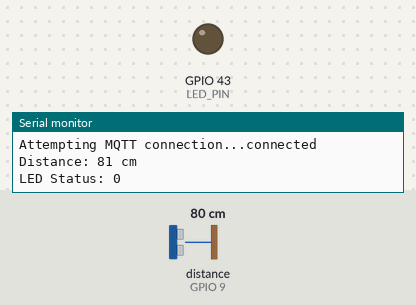
Recording of a sketch running on a simulated ESP32. On the bench: output pins drawn as LEDs (lit = HIGH), the last lines printed to the serial monitor. Inputs (shaded band) come from the test bench; at power-on: distance to the obstacle (sensor on GPIO 9) 80 cm. The echo pulse lasts 58.3 µs per cm; WiFi joins after 1.5 s; servers stay silent unless stated; no MQTT or app messages arrive unless stated.

Above: at 2.7 s.
2.8 s: distance to the obstacle (sensor on GPIO 9) set to 52 cm
5.5 s: distance to the obstacle (sensor on GPIO 9) set to 45 cm
At 6.9 s:
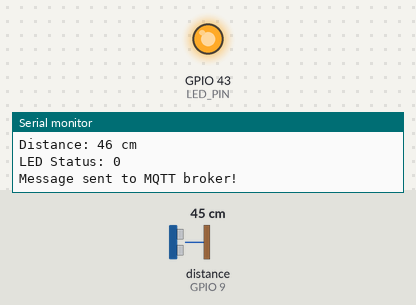
8.2 s: distance to the obstacle (sensor on GPIO 9) set to 60 cm
At 10.2 s:
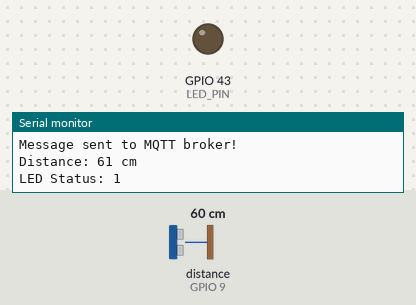
11.0 s: distance to the obstacle (sensor on GPIO 9) set to 2 cm
At 13.0 s:
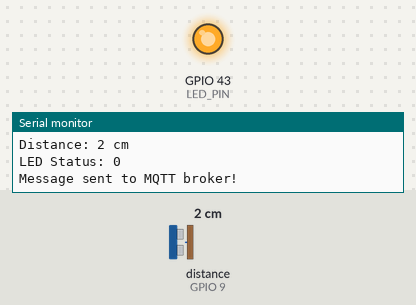
Timing chart, 0 to 14.5 s (numbered marks = the images above; inputs shaded):
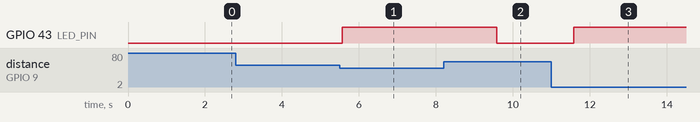

Measured:
- the behaviour switches between 50 and 49 cm on distance to the obstacle (sensor on GPIO 9) (found by bisection; images 0 and 1)
- after the input at 5.5 s, GPIO 43 (LED_PIN): LOW → HIGH after 0.07 s
- after the input at 8.2 s, GPIO 43 (LED_PIN): HIGH → LOW after 1.4 s
- after the input at 11.0 s, GPIO 43 (LED_PIN): LOW → HIGH after 0.58 s

The sketch:

better.ino
```cpp
#include <WiFi.h>
#include <PubSubClient.h>
#include <NewPing.h> // Library for ultrasonic sensor
#include <WiFiManager.h>

// MQTT broker
const char* mqtt_server = "192.168.0.37";
const int mqtt_port = 1883;
const char* mqtt_username = "abc";
const char* mqtt_password = "1234";

// MQTT topic
const char* distance_topic = "ultrasonic/distance";

// Ultrasonic sensor parameters
#define TRIGGER_PIN 10
#define ECHO_PIN 9
#define MAX_DISTANCE 200 // Maximum distance to measure in centimeters

// Threshold distance for sending data to MQTT broker
const int threshold_distance = 50; // Change this value according to your requirement

// WiFi client and MQTT client
WiFiClient espClient;
PubSubClient client(espClient);

// Ultrasonic sensor instance
NewPing sonar(TRIGGER_PIN, ECHO_PIN, MAX_DISTANCE);

// LED pin
const int LED_PIN = D6; // Assuming you're using built-in LED pin on ESP32

void setup() {
  Serial.begin(115200);

  // Configure LED pin
  pinMode(LED_PIN, OUTPUT);
  digitalWrite(LED_PIN, LOW); // Initially turn off LED

  // Create an instance of WiFiManager
  WiFiManager wifiManager;

  // Uncomment the following line if you want to reset WiFi settings
  wifiManager.resetSettings();

  // Start WiFiManager
  // If WiFiManager does not detect saved WiFi credentials, it will start an access point
  // You can connect to this access point and configure WiFi settings
  wifiManager.autoConnect("ESP32AP");

  Serial.println("Connected to WiFi!");
  Serial.print("IP address: ");
  Serial.println(WiFi.localIP());

  client.setServer(mqtt_server, mqtt_port);
}

void loop() {
  if (!client.connected()) {
    reconnect();
  }
  client.loop();

  // Measure distance using ultrasonic sensor
  unsigned int uS = sonar.ping();
  unsigned int distance = uS / US_ROUNDTRIP_CM;

  // Print distance to serial monitor
  Serial.print("Distance: ");
  Serial.print(distance);
  Serial.println(" cm");

  // Debug LED status
  Serial.print("LED Status: ");
  Serial.println(digitalRead(LED_PIN));

  // Control LED based on distance
  if (distance <= threshold_distance) {
    // If distance is less than or equal to threshold, turn on LED
    digitalWrite(LED_PIN, HIGH);
  } else {
    // If distance exceeds threshold, turn off LED
    digitalWrite(LED_PIN, LOW);
  }

  // Check if distance is less than threshold
  if (distance < threshold_distance) {
    // Convert distance to string
    char payload[10];
    sprintf(payload, "%d", distance);

    // Publish distance to MQTT broker
    if (client.publish(distance_topic, payload)) {
      Serial.println("Message sent to MQTT broker!");
    } else {
      Serial.println("Failed to send message to MQTT broker!");
    }
  }

  delay(2000); // Adjust the delay time as needed
}

void reconnect() {
  while (!client.connected()) {
    Serial.print("Attempting MQTT connection...");
    if (client.connect("ESP32Client", mqtt_username, mqtt_password)) {
      Serial.println("connected");
    } else {
      Serial.print("failed, rc=");
      Serial.print(client.state());
      Serial.println(" try again in 5 seconds");
      delay(5000);
    }
  }
}
```
